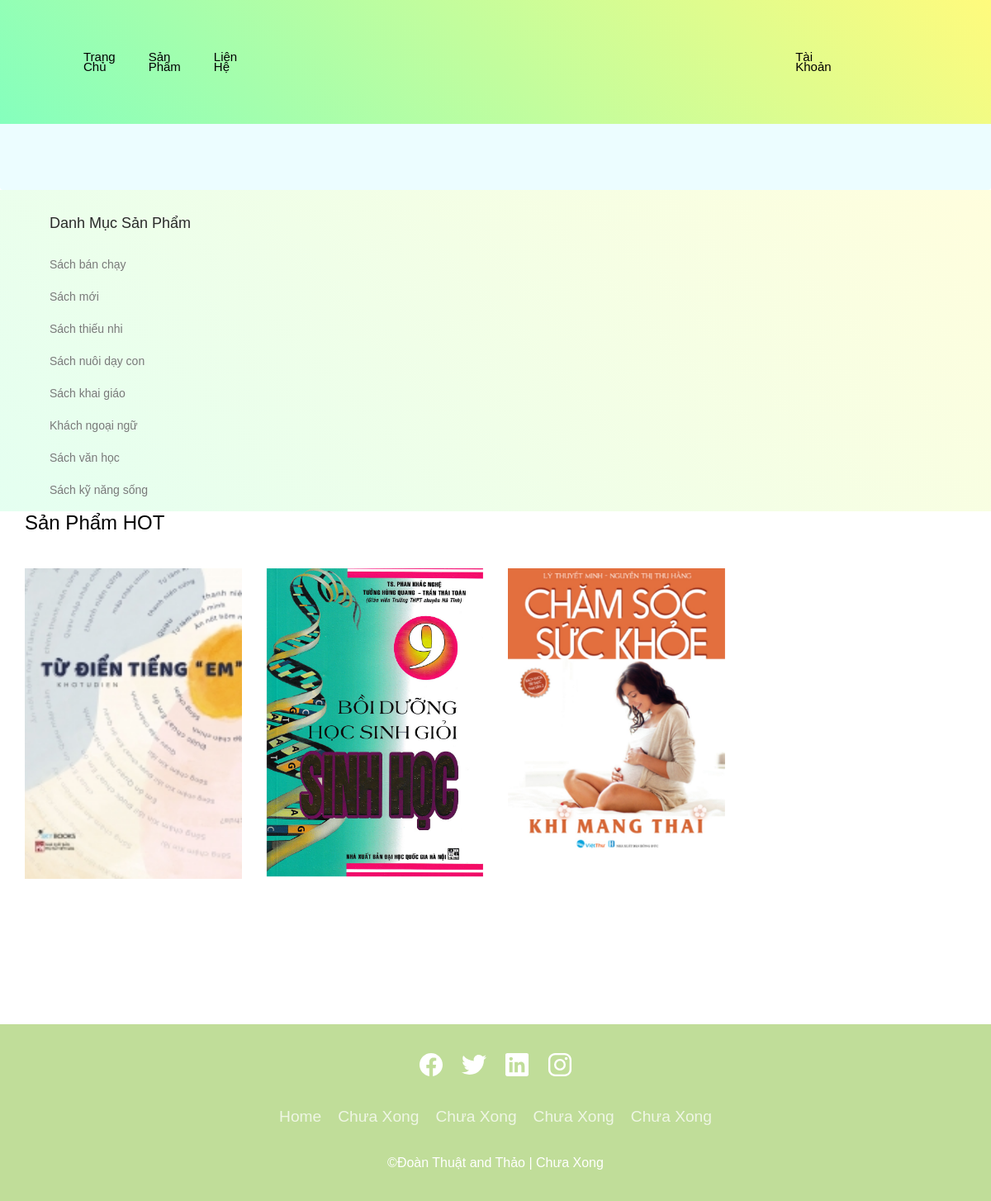
The app's page /category.php?id=5 with its own data.
### tables this page shows
CREATE TABLE `danhmuc` (
  `id_dm` int(11) NOT NULL,
  `danhmuc` varchar(255) NOT NULL
);

CREATE TABLE `sanpham` (
  `id` int(11) NOT NULL,
  `id_danhmuc` int(11) NOT NULL,
  `ten` varchar(255) NOT NULL,
  `nhasanxuat` varchar(255) NOT NULL,
  `loaimoi` varchar(255) NOT NULL,
  `nguyenlieu` varchar(255) NOT NULL,
  `thuonghieu` varchar(255) NOT NULL,
  `baohanh` varchar(255) NOT NULL,
  `xuatxu` varchar(255) NOT NULL,
  `bonho` varchar(11) NOT NULL,
  `gia` int(11) NOT NULL,
  `anh1` text NOT NULL,
  `anh2` text NOT NULL,
  `anh3` text NOT NULL,
  `chitiet` text NOT NULL,
  `mota` text NOT NULL,
  `luotxem` int(11) NOT NULL,
  `status` int(11) NOT NULL DEFAULT 1
);

### connect.php (called while the page is built, shortened)
<?php
function selectAll($sql)
{
    $result = $GLOBALS['conn']->query($sql);
    return $result;
}
?>

### category.php (the view, shortened to what this page needs)
<?php include './connect.php';
    if (isset($_GET["id"])) {
        foreach (selectAll("SELECT * FROM danhmuc WHERE id_dm={$_GET['id']}") as $item) {
           $tendanhmuc = $item['danhmuc'];
            $iddanhmuc = $item['id_dm'];
        }
    }
?>
<!doctype html>
<html lang="zxx">
<head>
    <link rel="stylesheet" href="css/bootstrap.min.css">
    <link rel="stylesheet" href="css/animate.css">
    <link rel="stylesheet" href="css/owl.carousel.min.css">
    <link rel="stylesheet" href="css/nice-select.css">
    <link rel="stylesheet" href="css/all.css">
    <link rel="stylesheet" href="css/flaticon.css">
    <link rel="stylesheet" href="css/themify-icons.css">
    <link rel="stylesheet" href="css/magnific-popup.css">
    <link rel="stylesheet" href="css/slick.css">
    <link rel="stylesheet" href="css/price_rangs.css">
    <link rel="stylesheet" href="css/style.css">
</head>
<body>
    <?php include 'header.php';?>
  <section class="breadcrumb header_bg">
        <div class="container">
            <div class="row a2">
                <div class="col-lg-8 a2" style="
                    display: flex;
                     displayflex-direction: column;
                      justify-content: flex-end;
                "   >
                        <div class="sanphamnoibat">
                            <h2 style="font-size: 30px; padding:35px;">Sản Phẩm</h2>
                        </div>
                </div>
            </div>
        </div>
    </section>
    <section class="cat_product_area " style="    background-image: linear-gradient(45deg, #85ffbd38 0%, #fffb7d42 100%);">
        <div class="container">
            <div class="row">
                <div class="col-lg-3">
                    <div class="left_sidebar_area">
                        <aside class="left_widgets p_filter_widgets">
                            <div class="l_w_title">
                                <h3>Danh Mục Sản Phẩm</h3>
                            </div>
                            <div class="widgets_inner">
                                <ul class="list">
                                <?php
                                    foreach (selectAll("SELECT * FROM danhmuc") as $items) {
                                        ?>
                                            <li><a href="category.php?id=<?= $items['id_dm'] ?>"><?= $items['danhmuc'] ?></a></li>
                                        <?php
                                    }
                                ?>
                                </ul>
                            </div>
                        </aside>
                    </div>
                </div>
                <div class="col-lg-9">
                    <div class="row">
                        <div class="col-lg-12">
                            <div class="product_top_bar d-flex justify-content-between align-items-center">
                            </div>
                        </div>
                    </div>
                    <div class="row align-items-center latest_product_inner">
                    </div>
                </div>
            </div>
        </div>
    </section>
    <section class="product_list best_seller">
        <div class="container">
            <div class="row justify-content-center">
                <div class="col-lg-12">
                    <div class="section_tittle text-center">
                        <h3>Sản Phẩm HOT</h3>
                    </div>
                </div>
            </div>
            <div class="row align-items-center justify-content-between">
                <div class="col-lg-12">
                    <div class="best_product_slider owl-carousel">
                    <?php
                        foreach (selectAll("SELECT * FROM sanpham ORDER BY luotxem DESC LIMIT 5 ") as $item) {
                    ?>
                        <div class="single_product_item">
                            <a href="detail.php?id=<?= $item['id'] ?>" >
                                <img src="img/product/<?= $item['anh1'] ?>" alt="">
                            </a>
                            <div class="single_product_text" style="background-color: transparent;">
                            </div>
                        </div>
                    <?php
                    }
                    ?>
                    </div>
                </div>
            </div>
        </div>
    </section>
    <?php include 'footer.php';?>
</body>
</html>

### category.php (style rules this page uses)
.header_bg { background-color: #ecfdff; height: 230px; background-position: center; background-repeat: no-repeat; background-size: cover; }
.a2 { height: 230px; }

### footer.php (style rules this page uses)
* { margin: 0; padding: 0; font-family: "Poppins", sans-serif; }

### records on screen
danhmuc: danhmuc "Sách bán chạy"
danhmuc: danhmuc "Sách mới"
danhmuc: danhmuc "Sách thiếu nhi"
danhmuc: danhmuc "Sách nuôi dạy con"
danhmuc: danhmuc "Sách khai giáo"
danhmuc: danhmuc "Khách ngoại ngữ"
danhmuc: danhmuc "Sách văn học"
danhmuc: danhmuc "Sách kỹ năng sống"
sanpham: anh1 (picture)
sanpham: anh1 (picture)
sanpham: anh1 (picture)
